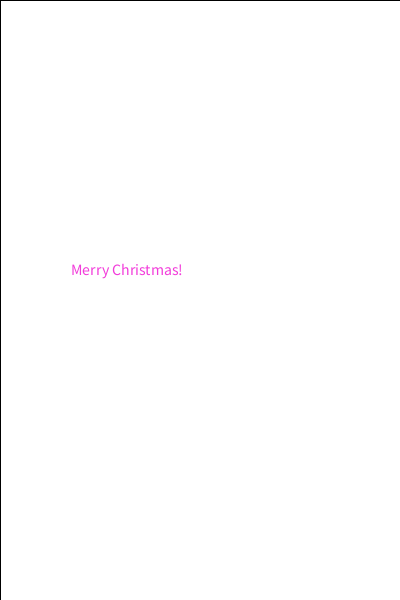
Frame 1 (no input)
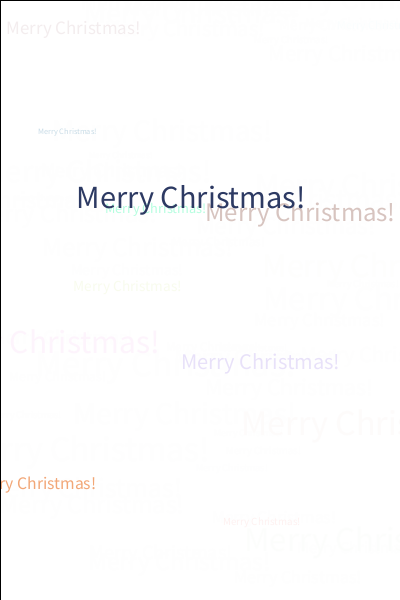
Frame 60 (the mouse pressed at the canvas centre just before this capture)
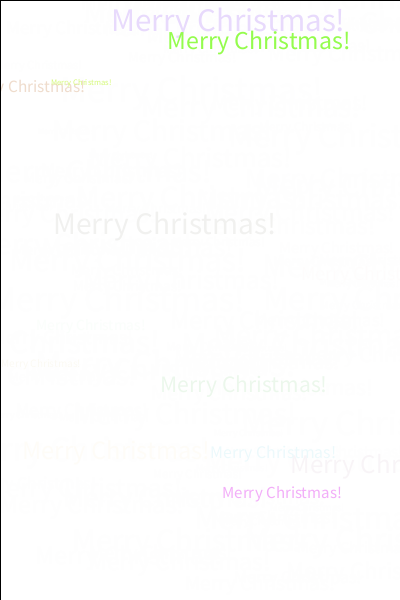
Frame 120 (the mouse held since frame 60 and released just before this capture)

The Processing sketch that drew these frames (run headless with seeded random() and noise(); from frame 60 on, the mouse is pressed at the canvas centre):

// Processing sketch: processing_48421
// ── processing_48421.pde

void setup()
{
  size(400, 600);
  background(255, 255, 255);
  //background(0, 0, 0);
  smooth();
  textAlign(CENTER);
  frameRate(random(40));
}

void draw()
{ 
  fill(255,255,255,75);
  //fill(0, 0, 0, 75);
  rect(0, 0, width, height);



  textSize(random(8, 38));
  fill(random(255), random(255), random(255));
  text("Merry Christmas!", random(width), random(height));

}

void keyPressed ()
  {
    stop();
  }
